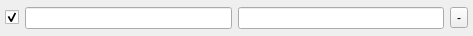
<?xml version="1.0" encoding="UTF-8"?>
<ui version="4.0">
 <class>KeyValueWidget</class>
 <widget class="QWidget" name="KeyValueWidget">
  <property name="geometry">
   <rect>
    <x>0</x>
    <y>0</y>
    <width>473</width>
    <height>36</height>
   </rect>
  </property>
  <property name="windowTitle">
   <string>Form</string>
  </property>
  <property name="styleSheet">
   <string notr="true"/>
  </property>
  <layout class="QHBoxLayout" name="horizontalLayout">
   <property name="leftMargin">
    <number>5</number>
   </property>
   <property name="topMargin">
    <number>5</number>
   </property>
   <property name="rightMargin">
    <number>5</number>
   </property>
   <property name="bottomMargin">
    <number>5</number>
   </property>
   <item>
    <widget class="QCheckBox" name="chk_item_enabled">
     <property name="text">
      <string/>
     </property>
     <property name="checked">
      <bool>true</bool>
     </property>
    </widget>
   </item>
   <item>
    <widget class="QLineEdit" name="txt_item_name">
     <property name="styleSheet">
      <string notr="true"/>
     </property>
    </widget>
   </item>
   <item>
    <widget class="QLineEdit" name="txt_item_value"/>
   </item>
   <item>
    <widget class="QToolButton" name="btn_remove_item">
     <property name="text">
      <string>-</string>
     </property>
     <property name="icon">
      <iconset>
       <normaloff>:/images/delete-48.png</normaloff>:/images/delete-48.png
      </iconset>
     </property>
    </widget>
   </item>
  </layout>
 </widget>
 <resources/>
 <connections/>
</ui>
